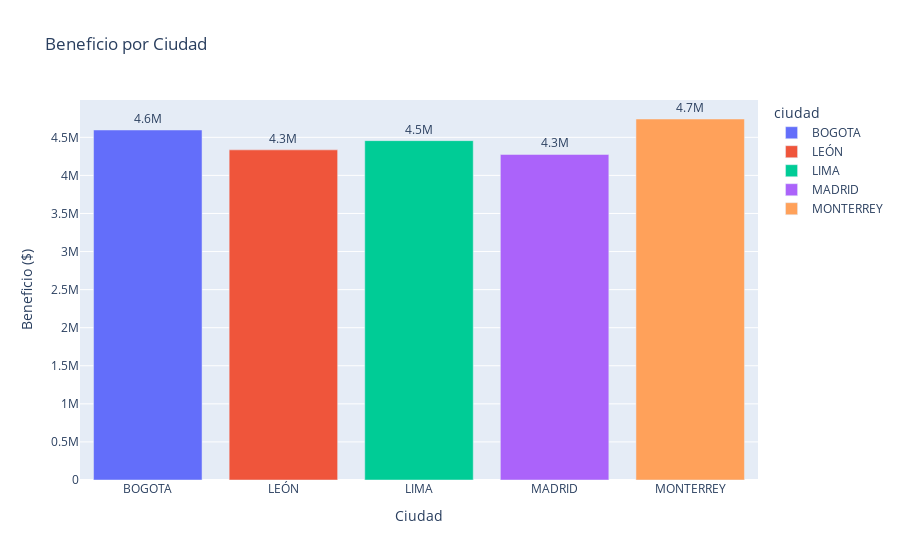

The notebook cell this image was saved under:
### Code cell
# Beneficio por categoría
beneficio_ciudad = ventas_completa.groupby("ciudad")[["Beneficio"]].sum().reset_index()

fig = px.bar(
    beneficio_ciudad.reset_index(),
    x="ciudad",
    y="Beneficio",
    color="ciudad",
    title="Beneficio por Ciudad",
    text="Beneficio",
    labels={"Beneficio": "Beneficio ($)", "Ciudad": "Ciudad"}
)
fig.update_traces(texttemplate="%{text:.2s}", textposition="outside")
fig.update_layout(yaxis_title="Beneficio ($)", xaxis_title="Ciudad")
fig.show()

### Figure 1 — Plotly figure (JSON) as saved in the notebook; plotly's stock layout.template omitted (floating-point values rounded to 4 significant figures)
{"data": [{"alignmentgroup": "True", "hovertemplate": "ciudad=%{x}<br>Beneficio ($)=%{text}<extra></extra>", "legendgroup": "BOGOTA", "marker": {"color": "#636efa", "pattern": {"shape": ""}}, "name": "BOGOTA", "offsetgroup": "BOGOTA", "orientation": "v", "showlegend": true, "text": [4596360], "textposition": "outside", "texttemplate": "%{text:.2s}", "type": "bar", "x": ["BOGOTA"], "xaxis": "x", "y": [4596360], "yaxis": "y"}, {"alignmentgroup": "True", "hovertemplate": "ciudad=%{x}<br>Beneficio ($)=%{text}<extra></extra>", "legendgroup": "LEÓN", "marker": {"color": "#EF553B", "pattern": {"shape": ""}}, "name": "LEÓN", "offsetgroup": "LEÓN", "orientation": "v", "showlegend": true, "text": [4335480], "textposition": "outside", "texttemplate": "%{text:.2s}", "type": "bar", "x": ["LEÓN"], "xaxis": "x", "y": [4335480], "yaxis": "y"}, {"alignmentgroup": "True", "hovertemplate": "ciudad=%{x}<br>Beneficio ($)=%{text}<extra></extra>", "legendgroup": "LIMA", "marker": {"color": "#00cc96", "pattern": {"shape": ""}}, "name": "LIMA", "offsetgroup": "LIMA", "orientation": "v", "showlegend": true, "text": [4456640], "textposition": "outside", "texttemplate": "%{text:.2s}", "type": "bar", "x": ["LIMA"], "xaxis": "x", "y": [4456640], "yaxis": "y"}, {"alignmentgroup": "True", "hovertemplate": "ciudad=%{x}<br>Beneficio ($)=%{text}<extra></extra>", "legendgroup": "MADRID", "marker": {"color": "#ab63fa", "pattern": {"shape": ""}}, "name": "MADRID", "offsetgroup": "MADRID", "orientation": "v", "showlegend": true, "text": [4275260], "textposition": "outside", "texttemplate": "%{text:.2s}", "type": "bar", "x": ["MADRID"], "xaxis": "x", "y": [4275260], "yaxis": "y"}, {"alignmentgroup": "True", "hovertemplate": "ciudad=%{x}<br>Beneficio ($)=%{text}<extra></extra>", "legendgroup": "MONTERREY", "marker": {"color": "#FFA15A", "pattern": {"shape": ""}}, "name": "MONTERREY", "offsetgroup": "MONTERREY", "orientation": "v", "showlegend": true, "text": [4740710], "textposition": "outside", "texttemplate": "%{text:.2s}", "type": "bar", "x": ["MONTERREY"], "xaxis": "x", "y": [4740710], "yaxis": "y"}], "layout": {"barmode": "relative", "legend": {"title": {"text": "ciudad"}, "tracegroupgap": 0}, "title": {"text": "Beneficio por Ciudad"}, "xaxis": {"anchor": "y", "categoryarray": ["BOGOTA", "LEÓN", "LIMA", "MADRID", "MONTERREY"], "categoryorder": "array", "domain": [0, 1], "title": {"text": "Ciudad"}}, "yaxis": {"anchor": "x", "domain": [0, 1], "title": {"text": "Beneficio ($)"}}}}
